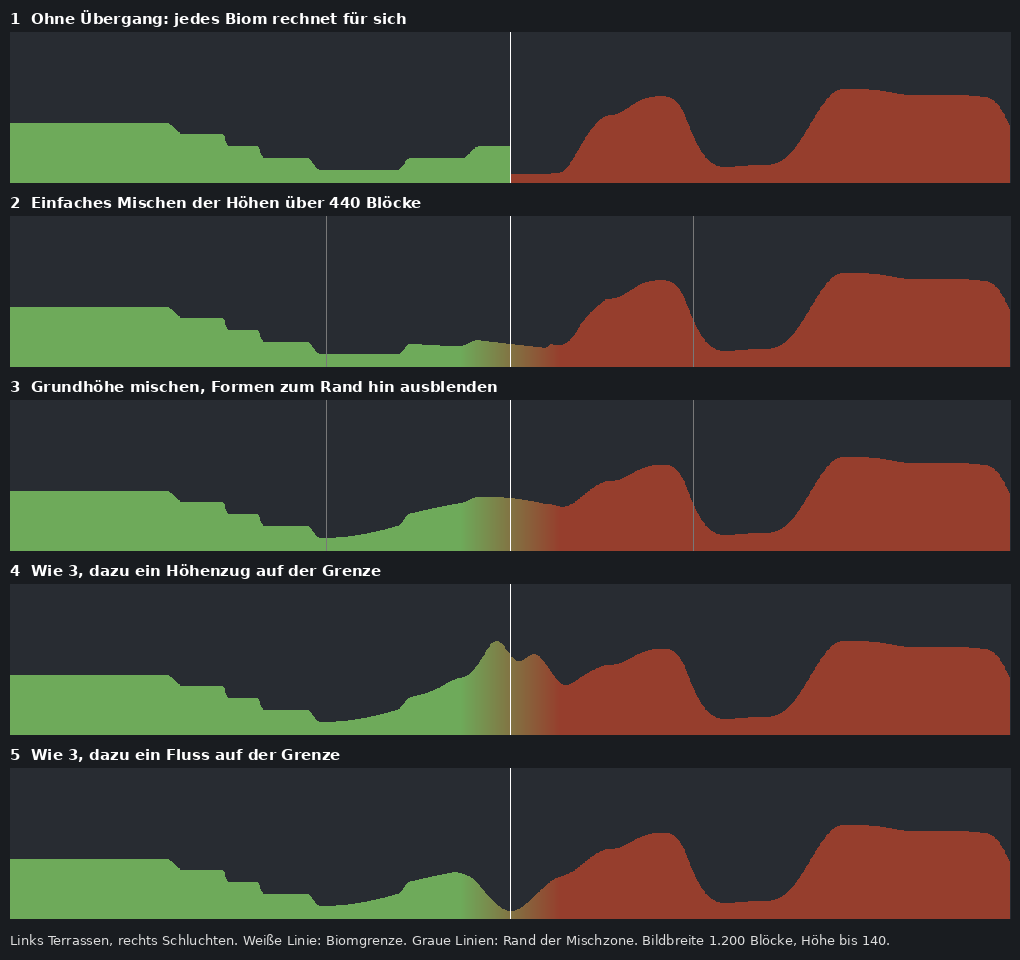

Source code (Python):
# Sketch: how two landforms meet at a biome border, as cross sections.
# A discussion aid in Python, not game code. Usage: python3 skizze_uebergaenge.py [out.png]
import sys
import numpy as np
from PIL import Image, ImageDraw, ImageFont
def vnoise(x,y,scale,seed):
    r=np.random.default_rng(seed); g=r.random((128,128))
    xs=x/scale; ys=y/scale; x0=np.floor(xs).astype(int); y0=np.floor(ys).astype(int)
    fx=xs-x0; fy=ys-y0; fx=fx*fx*(3-2*fx); fy=fy*fy*(3-2*fy)
    a=g[x0%128,y0%128]; b=g[(x0+1)%128,y0%128]; c=g[x0%128,(y0+1)%128]; d=g[(x0+1)%128,(y0+1)%128]
    return (a*(1-fx)+b*fx)*(1-fy)+(c*(1-fx)+d*fx)*fy
def fbm(x,y,scale,seed,oct=4):
    v=0;amp=1;tot=0
    for o in range(oct):
        v+=amp*vnoise(x,y,scale/(2**o),seed+7*o); tot+=amp; amp*=0.5
    return v/tot*2-1
def smooth(t): t=np.clip(t,0,1); return t*t*(3-2*t)
W=1200; x=np.arange(W,dtype=float); B=W//2          # border in the middle
def terraces(x,z):   # returns base level and relief (the part that makes the form)
    b=55+48*fbm(x,z,420,11,3); step=11; q=np.floor(b/step); f=b/step-q
    return np.full_like(x,55.0), step*(q+smooth((f-0.82)/0.18))-55
def canyons(x,z):
    plateau=84+8*fbm(x,z,200,21); r=1-np.abs(fbm(x,z,360,25,3)); cut=smooth((r-0.80)/0.12)
    return np.full_like(x,84.0), (plateau-84)-72*cut
# pick a slice where a canyon runs right at the border
best=None
for z in np.arange(0,4000,7.0):
    zz=np.full_like(x,z); _,r2=canyons(x,zz)
    s=-(r2[B+10:B+70].min())-0.3*abs(r2[B+250:].min()+72)
    if best is None or s>best[0]: best=(s,z)
z=np.full_like(x,best[1])
b1,r1=terraces(x,z); b2,r2=canyons(x,z)
left=x<B
hard=np.where(left,b1+r1,b2+r2)
band=220.0; t=smooth((x-(B-band))/(2*band)); w1=1-t; w2=t
naive=w1*(b1+r1)+w2*(b2+r2)
fade=w1*b1+w2*b2+(w1**2.2)*r1*(w1>0)+(w2**2.2)*r2*(w2>0)
d=np.abs(x-B)
ridge=fade+42*np.exp(-(d/55)**2)*(0.75+0.25*np.sin(x/9))
river=fade-np.where(d<70,(fade-6)*smooth(1-d/70),0)
rows=[("1  Ohne Übergang: jedes Biom rechnet für sich",hard),
      ("2  Einfaches Mischen der Höhen über 440 Blöcke",naive),
      ("3  Grundhöhe mischen, Formen zum Rand hin ausblenden",fade),
      ("4  Wie 3, dazu ein Höhenzug auf der Grenze",ridge),
      ("5  Wie 3, dazu ein Fluss auf der Grenze",river)]
try: f=ImageFont.truetype('/usr/share/fonts/truetype/dejavu/DejaVuSans-Bold.ttf',15); fs=ImageFont.truetype('/usr/share/fonts/truetype/dejavu/DejaVuSans.ttf',13)
except Exception: f=fs=ImageFont.load_default()
PW=1000; H=150; out=Image.new('RGB',(PW+20,len(rows)*(H+34)+40),(25,28,32)); dr=ImageDraw.Draw(out)
sc=H/140.0
for i,(name,h) in enumerate(rows):
    oy=10+i*(H+34); dr.text((10,oy),name,fill=(255,255,255),font=f)
    py=oy+22; dr.rectangle((10,py,10+PW,py+H),fill=(40,44,50))
    wl=py+H-6*sc
    for k in range(PW):
        xx=int(k*W/PW); col=(110,170,90) if xx<B else (150,62,45)
        if i>=1:
            m=float(np.clip((xx-(B-60))/120,0,1)); col=tuple(int(a*(1-m)+b*m) for a,b in zip((110,170,90),(150,62,45)))
        top=py+H-h[xx]*sc
        if h[xx]<6: dr.line((10+k,wl,10+k,py+H),fill=(60,120,190))
        dr.line((10+k,max(top,py),10+k,py+H),fill=col)
    bx=10+PW//2; dr.line((bx,py,bx,py+H),fill=(255,255,255))
    if i>=1 and i<3:
        for e in (B-band,B+band): ex=10+e*PW/W; dr.line((ex,py,ex,py+H),fill=(120,120,120))
dr.text((10,10+len(rows)*(H+34)+2),"Links Terrassen, rechts Schluchten. Weiße Linie: Biomgrenze. Graue Linien: Rand der Mischzone. Bildbreite 1.200 Blöcke, Höhe bis 140.",fill=(220,220,220),font=fs)
out.save(sys.argv[1] if len(sys.argv)>1 else 'skizze_uebergaenge.png')
